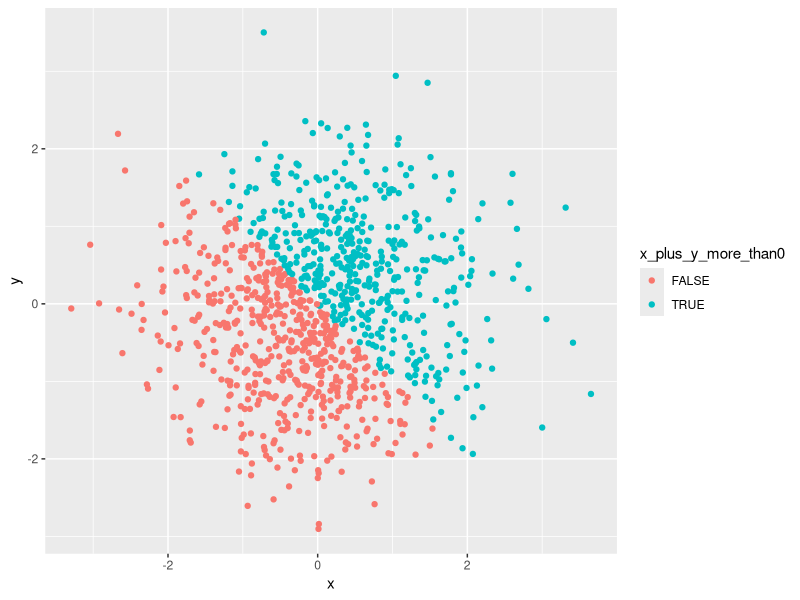
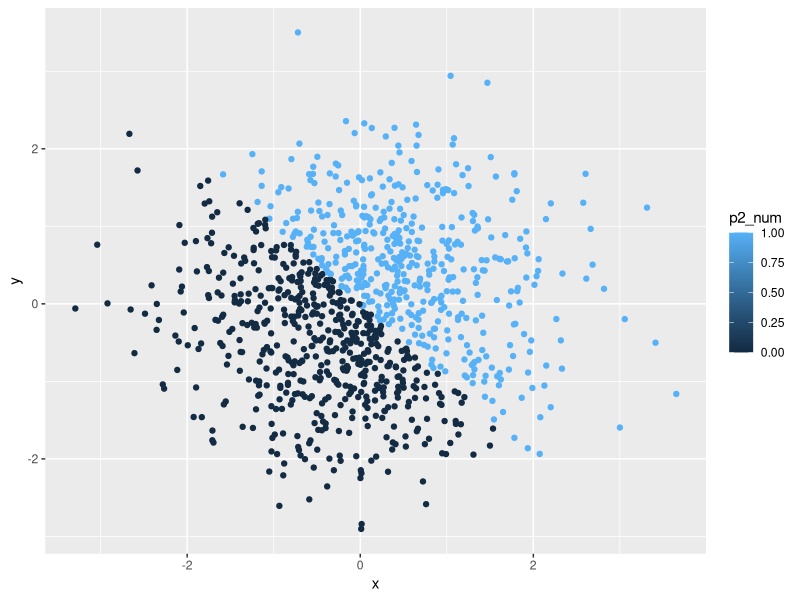
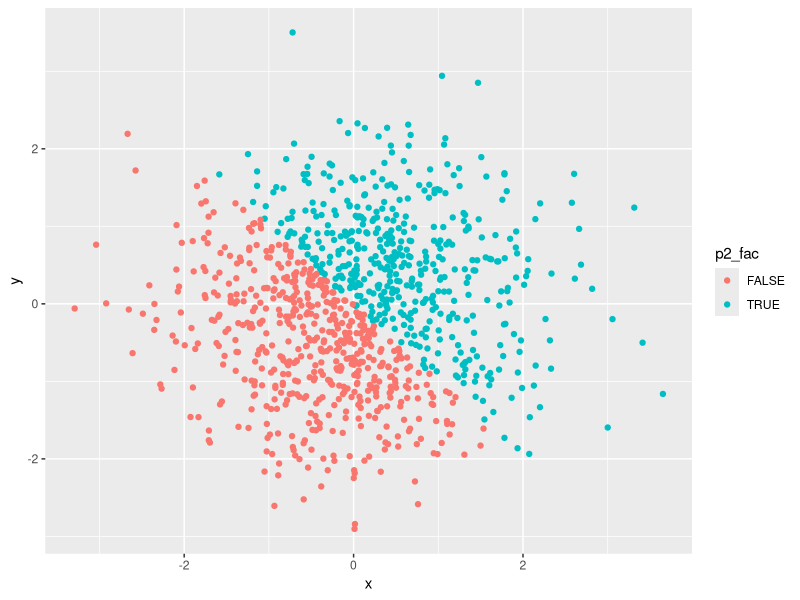
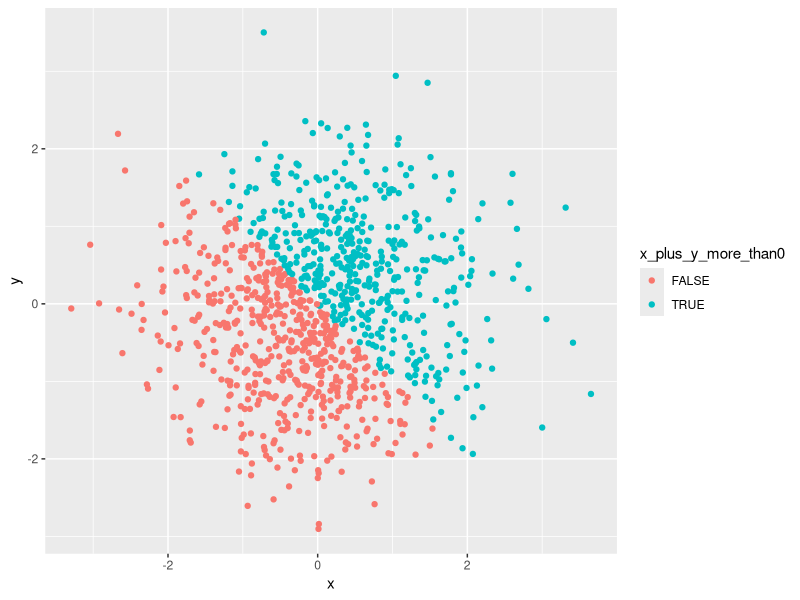

These charts were generated, in order, by the following R code:
## ---- chunk 1
library(tidyverse)
## ---- chunk 2
dataframe = tibble(
  sample = runif(10, min = 0, max = 5),
  morethan2 = c(sample[1:10] > 2),
  p1_cha = c('JohnyDepp','AlanRickman','Eddie','Benedict','Watson','f','g','h','i','SeverusSnape'),
  p1_fac = factor(c('A','A','C','C','A','B','B','E','E','A'))
)
mean(dataframe$sample)
mean(dataframe$morethan2)
mean(dataframe$p1_cha)
mean(dataframe$p1_fac)
## ---- chunk 3
tmp1 = as.factor(dataframe$p1_cha)
tmp1
as.numeric(tmp1)

tmp2 = as.character(dataframe$p1_fac)
tmp2
as.numeric(tmp2)
## ---- chunk 4
norm_distri = tibble(
  x = rnorm(1000),
  y = rnorm(1000),
  x_plus_y_more_than0 = c(x[1:1000] + y[1:1000] > 0 ),
  p2_num = as.numeric(x_plus_y_more_than0),
  p2_fac = as.factor(x_plus_y_more_than0)
)
norm_distri
object.size(norm_distri)
## ---- chunk 5
ggplot(norm_distri, aes(x = x, y = y, color = x_plus_y_more_than0)) + geom_point()
ggsave("hw1_p2_scatter_plot.pdf", path = './plot')
## ---- chunk 6
ggplot(norm_distri, aes(x = x, y = y, color = p2_num)) + geom_point()
## ---- chunk 7
ggplot(norm_distri, aes(x = x, y = y, color = p2_fac)) + geom_point()
